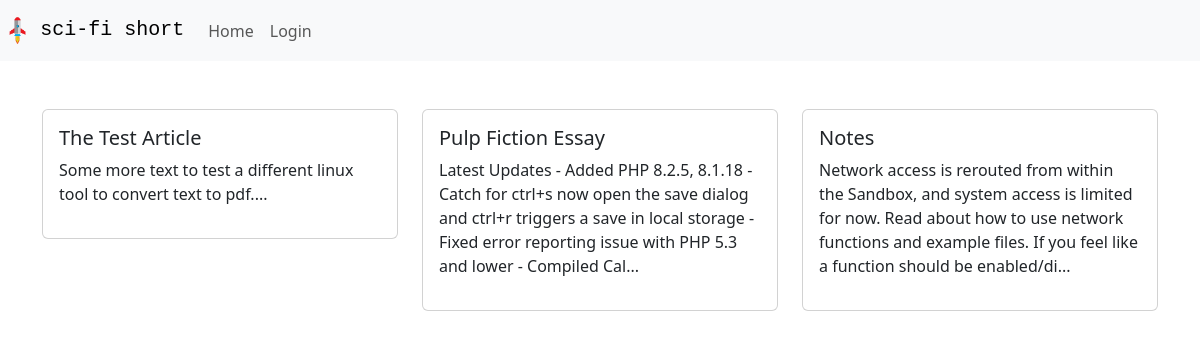
/index.php (signed in), run on the app's committed database.
### tables this page shows
CREATE TABLE `articles` (
  `id` int NOT NULL AUTO_INCREMENT,
  `subscription_level_id` int NOT NULL,
  `author_id` int unsigned NOT NULL,
  `title` varchar(255) NOT NULL,
  `content` text NOT NULL,
  `preview` text,
  `slug` varchar(255) DEFAULT NULL,
  `published_at` timestamp NULL DEFAULT CURRENT_TIMESTAMP,
  PRIMARY KEY (`id`),
  KEY `subscription_level_id` (`subscription_level_id`),
  KEY `author_id` (`author_id`),
  CONSTRAINT `articles_ibfk_1` FOREIGN KEY (`subscription_level_id`) REFERENCES `subscription_levels` (`id`) ON DELETE RESTRICT,
  CONSTRAINT `articles_ibfk_2` FOREIGN KEY (`author_id`) REFERENCES `authors` (`id`) ON DELETE RESTRICT
);

### public/includes/article-card.php (the view, shortened to what this page needs)
<div class="col-md-4 mb-4">
    <div class="card">
        <div class="card-body">
            <h5 class="card-title font-weight-bold"><?= $article['title'] ?></h5>
            <p class="card-text"><?= substr($article['content'], 0, 200) . '...' ?></p>
        </div>
    </div>
</div>

### public/index.php (shortened to what this page needs)
<?php
    require_once 'includes/utils.php';
    $sql = "SELECT * FROM articles WHERE subscription_level_id <= ?";
    $stmt = $conn->prepare($sql);
    $stmt->bind_param("i", $_SESSION['subscription_level_id']);
    $stmt->execute();
    $result = $stmt->get_result();
    $content = $result->fetch_all(MYSQLI_ASSOC);
?>
<!DOCTYPE html>
<html lang="en">
<head>
    <link href="bootstrap/css/bootstrap.min.css" rel="stylesheet">
</head>
<body>
    <?php include 'includes/navbar.php'; ?>
    <div class="container mt-5">
        <div class="row">
            <?php
            $articles = $content;
            foreach ($articles as $article) {
                include 'includes/article-card.php';
            }
            ?>
        </div>
    </div>
</body>
</html>

### public/includes/navbar.php (shortened to what this page needs)
<nav class="navbar navbar-expand-lg navbar-light bg-light">
    <a class="navbar-brand" href="#">
    <img src="../img/transparent-rocket.png" alt="Logo" width="auto" height="35" class="d-inline-block align-top">
    <span style="font-family: 'Lucida Console', monospace;">sci-fi short</span>
    </a>
    <div class="collapse navbar-collapse" id="navbarNav">
        <ul class="navbar-nav">
            <li class="nav-item active">
                <a class="nav-link" href="index.php">Home <span class="sr-only"></span></a>
            </li>
            <li class="nav-item">
                <a class="nav-link" href="login.php">Login</a>
            </li>
        </ul>
    </div>
</nav>

### data on the page
articles: title "The Test Article", content "Some more text to test a different linux tool to convert text to pdf."
articles: title "Pulp Fiction Essay", content "Latest Updates - Added PHP 8.2.5, 8.1.18 - Catch for ctrl+s now open the save dialog and ctrl+r triggers a save in local storage - Fixed error reporting issue with PHP 5.3 and lower - Compiled Cal"
articles: title "Notes", content "Network access is rerouted from within the Sandbox, and system access is limited for now. Read about how to use network functions and example files. If you feel like a function should be enabled/di"
